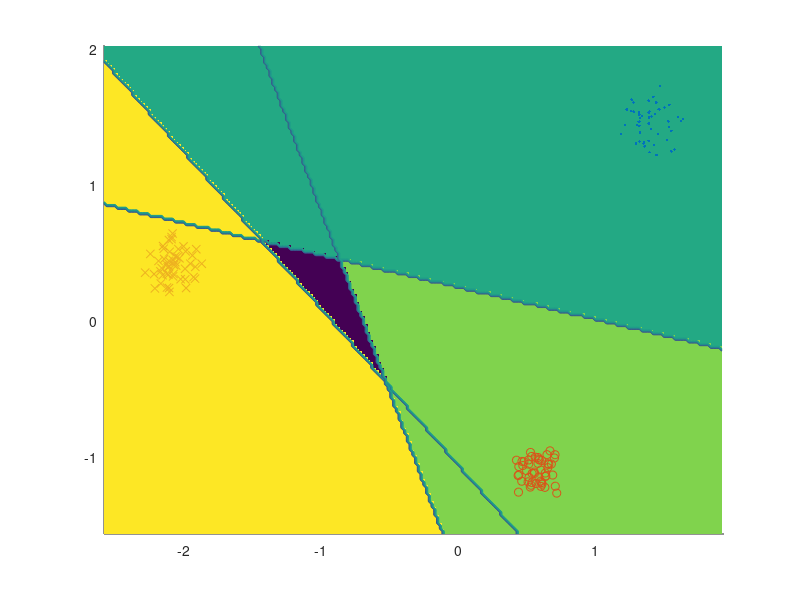

Reproduce this figure in MATLAB.
% Demo of multiclass prediction with linear Perceptron 
% Author: Andreas Krause (ETHZ)

function multi_perceptron_ovo_demo

use_std = .1; % inject noise
npc = [50 50 50]; % how many classes / points per class?


% prepare multiclass data
gridsize = .02;
numclasses = length(npc);
symbols = '.ox+*sdphv^<>'; %for labeling data points on the plot
n = sum(npc);
X = [];
Y = [];
for c = 1:numclasses
    nc = npc(c);
    meanc = [randn(1,2) 1];
    Xc = ones(nc,1)*meanc;
    Xc(:,1:2) = Xc(:,1:2)+randn(nc,2)*use_std;
    Yc = ones(nc,1)*c;
    X = [X; Xc];
    Y = [Y; Yc];
end
minX = min(X(:,1))-.3; maxX = max(X(:,1))+.3;
minY = min(X(:,2))-.3; maxY = max(X(:,2))+.3;

W = {};
for c1 = 1:numclasses %loop over all classes
    for c2 = (c1+1):numclasses
        % prepare data for classifying c1 against c2
        posind = (Y==c1); negind = (Y==c2);
        Xovo = [X(posind,:);X(negind,:)];
        Yovo = -ones(size(Xovo,1),1); %set labels for one-vs-one classification
        Yovo(1:sum(posind))=1;

        % train perceptron for class c1 vs. c2
        W{c1,c2} = train_perceptron_with_sgd(Xovo,Yovo);
    end    
end

% find confidence for all classifiers
[Xg,Yg] = meshgrid(minX:gridsize:maxX,minY:gridsize:maxY);
ngrid = length(Xg(:));
predictions = zeros(ngrid,numclasses,numclasses);
for c1 = 1:numclasses
    for c2 = (c1+1):numclasses
        predictions(:,c1,c2)=sign([Xg(:) Yg(:) ones(length(Xg(:)),1)]*W{c1,c2});
        predictions(:,c2,c1)=-predictions(:,c1,c2);
    end
end
votes = zeros(ngrid,numclasses);
for c = 1:numclasses
    votes(:,c)=sum(predictions(:,c,:),3);
end
[~,argmaxfval]=max(votes');
ties = sum((max(votes')'*ones(1,numclasses))==votes,2)'-1; 
argmaxfval(ties>0)=-ties(ties>0);
argmaxfval = reshape(argmaxfval,size(Xg));

% now plot decision region
hold on; axis([minX maxX minY maxY])
h = pcolor(Xg,Yg,argmaxfval);
set(h,'linestyle','none');

for c = 1:numclasses 
    posind = (Y==c);  Xpos = X(posind,:);
    % plot data points from class c
    plot(Xpos(:,1),Xpos(:,2),symbols(c));
end
for c1 = 1:numclasses
    for c2 =(c1+1):numclasses
    % make predictions on mesh for plotting decision boundaries
        [Xg,Yg] = meshgrid(minX:gridsize:maxX,minY:gridsize:maxY);
        fval = sign([Xg(:) Yg(:) ones(length(Xg(:)),1)]*(W{c1,c2}));
        contour(Xg,Yg,reshape(fval,size(Xg)));        
    end
end


    
function w = train_perceptron_with_sgd(X,Y)
w = rand(3,1); %coefficients
n = size(X,1);
niter = 10000;
for i = 1:niter

    j = randi(n,1); %pick random data point
    
    eta = min(1,100/i);
    if Y(j)*X(j,:)*w < 0 % misclassified
        % gradient step, learning rate = eta, 
        % cost-sensitive Perceptron loss
        w = w+Y(j)*X(j,:)'*eta; %(y+3)/2 maps {-1,1} to {1,2} for indexing
    end
    
end